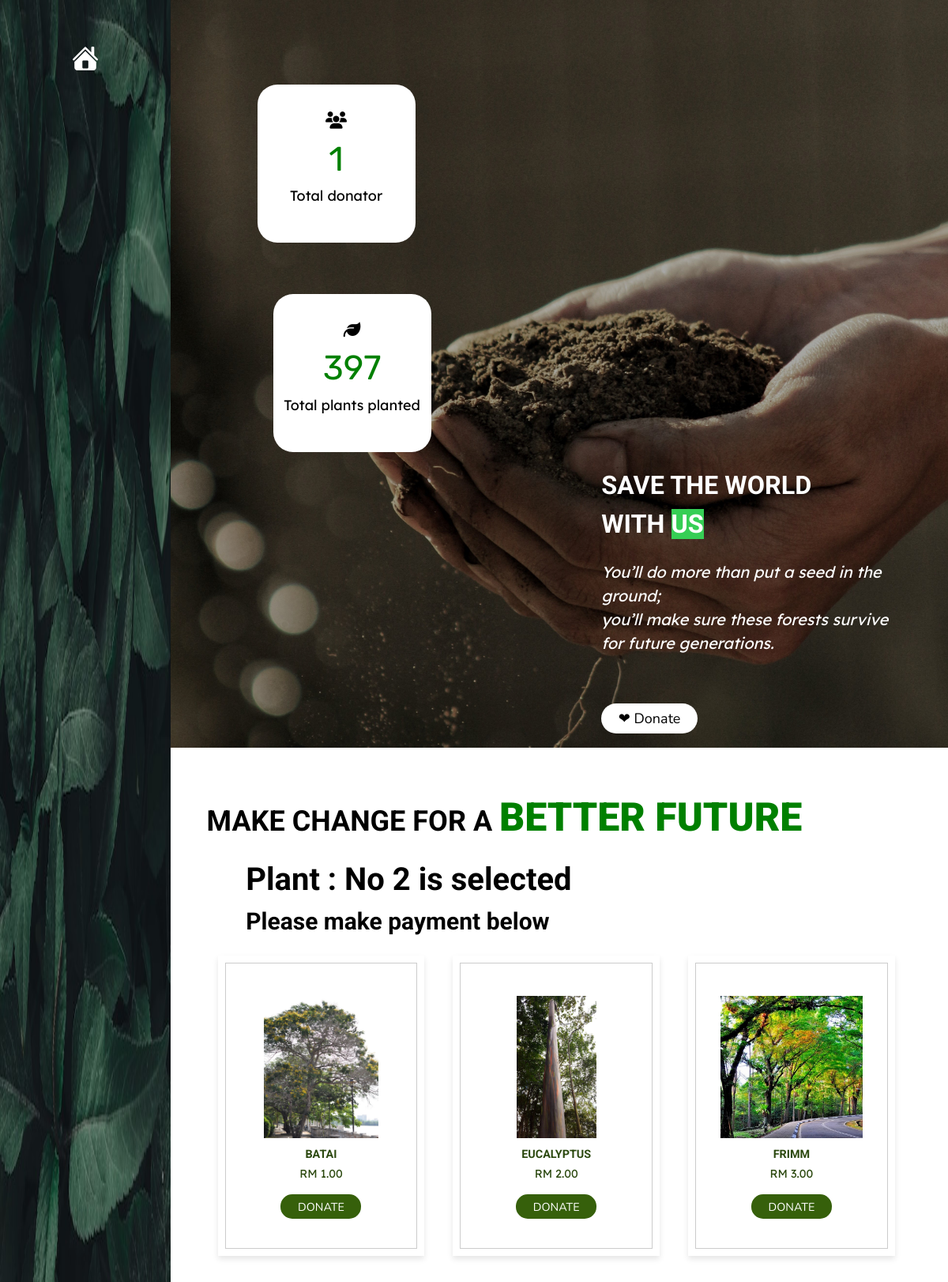
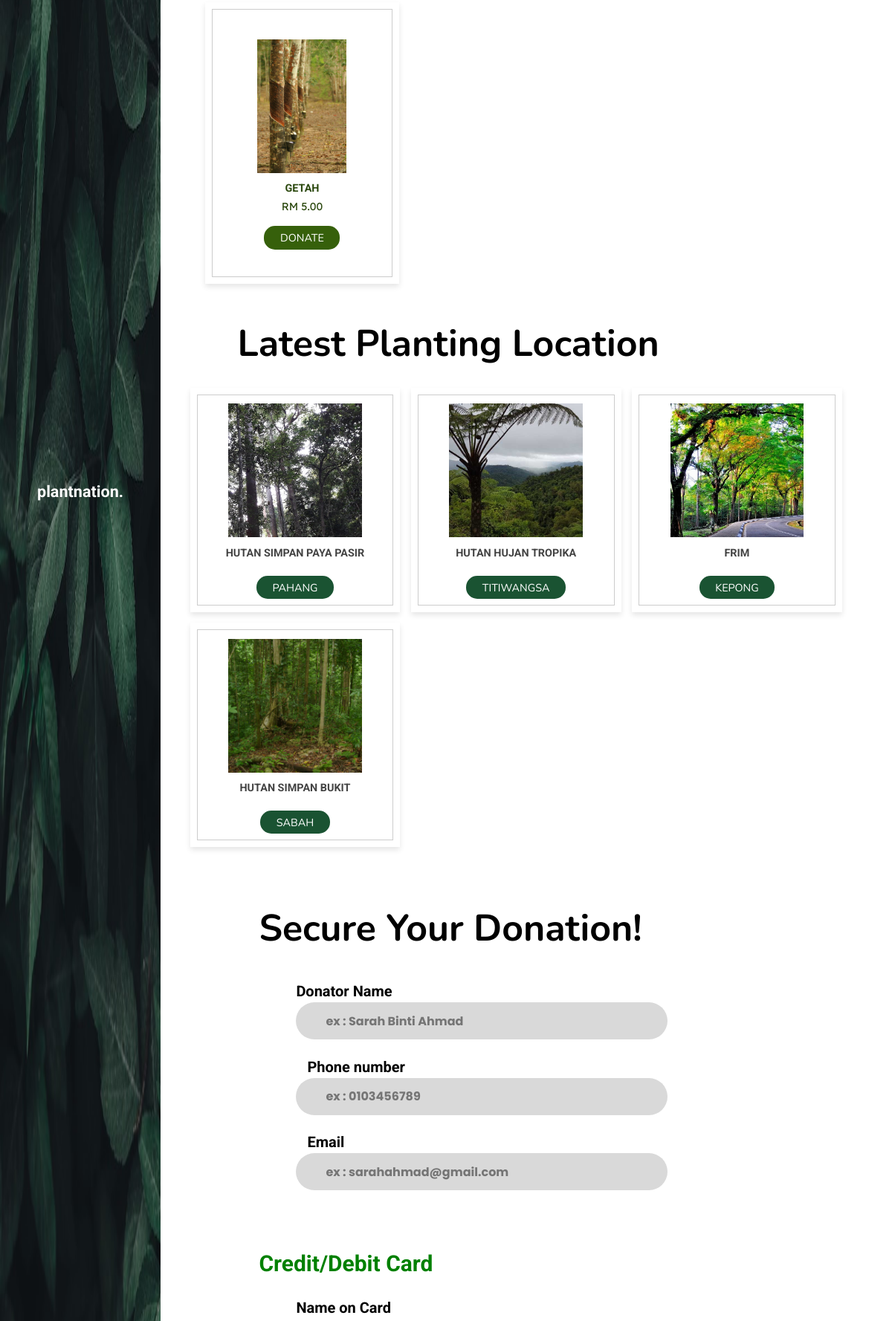
Page /index.php?plant-id=2 (upper part) on the committed database (2 pictures, top to bottom).
### tables this page shows
CREATE TABLE `plant` (
  `Plant_id` int(11) NOT NULL,
  `Plant_Name` varchar(100) NOT NULL,
  `Plant_Price` varchar(200) NOT NULL,
  `plant_img` varchar(200) NOT NULL
);

### index.php (the view, shortened to what this page needs)
<?php
include './include/config.php';
$plant = mysqli_query($con,"SELECT * FROM plant");
?>
<!DOCTYPE html>
<html>
<head>
    <link href="runcloud.css" rel="stylesheet" />
</head>
<body>
    <header style="	background-image: url('leaf.jpg');
">
        <a href="#home"><img src="home-32.png" alt=""></a>
        <a href="#" id="name" style="padding-bottom:210px;">plant<b style="color:white;">nation.</b></a>
    </header>
    <section class="home" id="home">
        <section id="statistics" style="align-items:top-left; padding-top:100px; padding-left:100px;">
            <div id="counteruser"
                style="font-size:2.5rem;background:white; text-align:center; width:200px; height:200px; padding-top:30px; border-radius:25px;">
                <?php
					$total_plant = mysqli_query($con,'SELECT COUNT(*) as numPlant FROM donator');
					$num_plant = mysqli_fetch_assoc($total_plant);
				?>
                <div id="icon" style="font-size:3rem;"><i class="fa fa-users"></i></div>
                <div class="num" style="font-size:6rem; font-family: 'Rubik', sans-serif; color:green;">
                    <?=$num_plant['numPlant'];?></div>
                <p style="font-family: 'Lexend Deca', sans-serif;">Total donator</p>
            </div>
            <br><br><br><br><br><br>
            <div id="counterplant"
                style="font-size:2.5rem;background:white; text-align:center;margin-left:20px; width:200px; height:200px; padding-top:30px; border-radius:25px;">
                <div id="icon" style="font-size:3rem;"><i class="fa fa-leaf"></i></div>
                <div class="num" style="font-size:6rem;font-family: 'Rubik', sans-serif; color:green;">
                    <?=$num_plant['numPlant']+132*3;?></div>
                <p style="font-family: 'Lexend Deca', sans-serif;">Total plants planted</p>
            </div>
        </section>
        <div id="page1" style="text-align:left;">
            <h3 style="color: white; padding-right:100px; ">save the world </h3>
            <h3 style="color: white; padding-right:200px;">with <span style="color: white;background:#36CE55;  "> us
                </span></h3>
            <br><br>
            <i style="color:white; font-size:20px; font-family: 'Lexend Deca', sans-serif;">You’ll do more than put a
                seed in the ground;<br> you’ll make sure these forests survive for future generations.</i>
            <br><br><br><br><br><br>
            <div id="buttondon" style="padding-right:100px;">
                <a href="#donate" id="btn">❤ Donate</a>
            </div>
            <br>
        </div>
    </section>
    <section class="donate" id="donate" style="background:white;">
        <div id="headingdon">
            <br><br><br><br>
            <h1> Make change for a <span> better future </span></h1><br>
        </div>
        <div id="paymenttitle">
		<?php if(isset($_GET['plant-id'])){
							?>
                    	<div style="padding-left: 100px;font-size:40px">	Plant : No <?=$_GET['plant-id']?> is selected</div>
                    	<div style="padding-left: 100px;font-size:30px">	Please make payment below</div>
                    <?php
					}else{ ?>
                        <div id="paymenttitle">&nbsp;&nbsp;&nbsp;&nbsp;&nbsp;&nbsp;&nbsp;&nbsp;Pick Your Plant Here</div>
                   <?php }
					?>
		</div>
        <div class="container">
            <div class="products-container" style="margin-left: 50px;">
                <?php while($plants = mysqli_fetch_assoc($plant)) : ?>
                <div class="product" data-name="p-1">
                    <img src="<?= $plants['plant_img']?>" alt="">
                    <h3><?= $plants['Plant_Name']?></h3>
                    <div style="padding-bottom: 20px; font-family: 'Lexend Deca', sans-serif;"class="price"> <?=$plants['Plant_Price']?></div>
                    <a href="index.php?plant-id=<?= $plants['Plant_id']?>#donate" class="btndonate"> Donate
                    </a>
                </div>
                <?php endwhile;?>
            </div>
        </div>
        <div id="paymenttitle">&nbsp;&nbsp;&nbsp;&nbsp;&nbsp;&nbsp;&nbsp;&nbsp;Latest Planting Location</div>
        <div class="container2">
            <div class="location-container" style="margin-left: 30px;">
                <div class="location" data-name="p-a">
                    <img src="hutanpahangg.jpg" alt="">
                    <h3> HUTAN SIMPAN PAYA PASIR</h3><br>
                    <a style="pointer-events:none;background: #1a5332; font-family: 'Nunito', sans-serif;" href="" class="btnlocation">Pahang</a><br>
                </div>
                <div class="location" data-name="p-b">
                    <img src="hutantitiwangsa.jfif" alt="">
                    <h3> HUTAN HUJAN TROPIKA</h3><br>
                    <a style="pointer-events:none; background: #1a5332; font-family: 'Nunito', sans-serif;" href="" class="btnlocation">Titiwangsa</a><br>
                </div>
                <div class="location" data-name="p-c">
                    <img src="frimm.jfif" alt="">
                    <h3> FRIM</h3><br>
                    <a style="pointer-events:none; background: #1a5332; font-family: 'Nunito', sans-serif;" href="" class="btnlocation">Kepong</a><br>
                </div>
                <div class="location" data-name="p-a">
                    <img src="hutankukusan.jfif" alt="">
                    <h3> HUTAN SIMPAN BUKIT </h3><br>
                    <a style="pointer-events:none; background: #1a5332; font-family: 'Nunito', sans-serif;" href="" class="btnlocation">Sabah</a><br>
                </div>
            </div>
        </div>
        <br><br>
        <div class="payment-form" style="padding-left: 80px;">
            <form style="font-family:Arial;" action="" method="post">
                <section id="payment-info">
                    <div id="payment-section">
                        <?php if(isset($_GET['plant-id'])) : ?>
                        <div id="paymenttitle">Secure Your Donation!</div>
                        <br><br><br>
                        <div class="donator" style="padding-left: 50px;">
                        <h1>Donator Name </h1></b>
                        <form action="index.php" method="post">
                            <input class="donatorname" type="text" name="donname" placeholder="ex : Sarah Binti Ahmad"
                                style=" text-align:left; padding-left:40px;color: black; font-family: Poppins; font-weight: bold; font-size: 16px; background-color: #d9d9d9; size:10;width:500px;  height: 50px;border-radius:25px;"
                                max-length='30' required><br> <br>
                            <br>
                            <h1 style="margin-left: 15px;">Phone number </h1></b>
                            <input class="phonenumber" type="text" name="phonenum" placeholder="ex : 0103456789"
                                style="text-align:left; padding-left:40px;color: black; font-family: Poppins; font-weight: bold; font-size: 16px; background-color: #d9d9d9;width:500px; size:10; height: 50px;border-radius:25px;"
                                max-length='30' required><br> <br>
                            <br>
                            <h1 style="margin-left: 15px;">Email </h1></b>
                            <input class="email" type="text" name="email" placeholder="ex : sarahahmad@gmail.com"
                                style="text-align:left; padding-left:40px;color: black; font-family: Poppins;font-weight: bold; font-size: 16px; background-color: #d9d9d9; size:10;width:500px;  height: 50px;border-radius:25px;"
                                maxlength='30' required><br> <br>
                                </div>
                            <br><br><br><br><br><br>
                            <b>
                                <h1 style="color:green; font-size:30px;">Credit/Debit Card
                            </b></h1> <br><br>
                            <div id="card" style="padding-left:50px;">
                                <h1>Name on Card</h1> <br>
                                    size="10" maxlength="30"><br> <br><br>
                                    size="10" maxlength="30"><br> <br><br>
                                    size="10" maxlength="30"> <span></span><br><br><br>
                                <br>
                                    size="10" maxlength="30"><br><br>
                        </form>
                        <br><br><br>
                        <br><br><br><br><br><br><br><br>
                    <?php endif;?>
                    </div>
                </section>
</body>
</html>

### runcloud.css (style rules this page uses)
* { font-family: 'Roboto', sans-serif; margin:0;padding:0; box-sizing: border-box; outline:none; border:none; text-decoration:none; transition: all .2s linear; line-height: 1.5; }
html { font-size: 45%; overflow-x: hidden; scroll-behavior: smooth; }
body { background: #FFEBFD; padding-left: 20rem; }
section { padding: 1rem 5%; margin-left: 2rem; }
#counteruser { background:white; }
#page1 { padding-left:550px; }
#btn { display: inline-block; margin-top: 1rem; padding: .8rem 3rem; background: white; border-top-left-radius:25px; border-top-right-radius:25px; border-bottom-right-radius:25px; border-bottom-left-radius:25px; border-color: black; color: black; cursor: pointer; font-size: 2.5rem; font-family: 'Nunito', sans-serif; }
header { background-size: 100% 100%; position: fixed; top:0; left:0; bottom:0; display: flex; align-items: center; justify-content: space-between; z-index:1000; flex-flow: column; padding: 8rem 2rem; width: 30rem; text-align: center; }
#name { padding-top: 3rem; color : white; font-size:3rem; font-weight:bolder; font-family: 'Roboto', sans-serif; }
#headingdon h1 { color : black; font-size:5rem; font-weight:bolder; text-transform: uppercase; padding-left: 7rem; }
.container { max-width: 1400px; margin:0 auto; padding:3rem 2rem; }
.container { font-size: 3.5rem; color:#444; margin-bottom: 3rem; text-transform: uppercase; text-align: center; }
.container .products-container { display: grid; grid-template-columns: repeat(auto-fit, minmax(30rem, 1fr)); gap:5rem; }
.container .products-container .product { text-align: center; padding:7rem 3rem; background: #fff; box-shadow: 0 .5rem 1rem rgba(0,0,0,.1); outline: .1rem solid #ccc; outline-offset: -1.5rem; cursor: pointer; }
.container .products-container .product img { height: 25rem; }
.container .products-container .product h3 { padding:.5rem 0; font-size: 2rem; }
.container .products-container .product { font-size: 2rem; color:#2c490f; }
.btndonate { display: in-line block; gap:1.5rem; flex-wrap: wrap; margin-top: 1rem; padding: .8rem 3rem; border-radius:15px; font-family: 'Nunito', sans-serif; }
a.btndonate { background:#36600b; color:#fff; font-family: 'Nunito', sans-serif; }
.container2 { max-width: 1200px; margin:0 auto; padding:3rem 2rem; }
.container2 { font-size: 3.5rem; color:#444; margin-bottom: 3rem; text-transform: uppercase; text-align: center; }
.container2 .location-container { display: grid; grid-template-columns: repeat(auto-fit, minmax(30rem, 1fr)); gap:2rem; }
.container2 .location-container .location { text-align: center; padding:3rem 2rem; background: #fff; box-shadow: 0 .5rem 1rem rgba(0,0,0,.1); outline: .1rem solid #ccc; outline-offset: -1.5rem; cursor: pointer; }
.container2 .location-container .location img { height: 25rem; }
.container2 .location-container .location h3 { padding:.5rem 0; font-size: 2rem; color:#444; }
.container2 .location-container .location { font-size: 2rem; color:#444; }
.btnlocation { display: in-line block; gap:1.5rem; flex-wrap: wrap; margin-top: 1rem; padding: .8rem 3rem; border-radius:15px; font-family: 'Nunito', sans-serif; }
a.btnlocation { background: #215606; color:#fff; font-family: 'Nunito', sans-serif; }
#paymenttitle { color : black; font-weight:bolder; font-size:50px; font-family:'Nunito', sans-serif; }
#headingdon h1 span { color : green; font-size:50px; font-weight:bolder; text-transform: uppercase; }
#home { display: flex; background-image: url('plant3.jpg'); background-position:center; background-repeat: no-repeat; background-size: cover; align-items: center; flex-wrap: wrap; gap: 1.5rem; }
#home { display: flex; background-image: url('plant3.jpg'); align-items: center; flex-wrap: wrap; gap: 1.5rem; }
#page1 { flex:1 1 40rem; }
#page1 i { flex:1 1 40rem; color:white; font-size:20px; }
#page1 h3 { font-size: 4.5rem; color:#E80CA6; text-transform: uppercase; }
#page1 h3 span { color:black; text-transform: uppercase; }
input[type=text],select,textarea, input[type=email],input[type=phone] { font-size: 50px; text-align:center; font-style:bolder; }
#payment-section h1 { font-size: 20px; }

### rows in the picture
plant: plant_img (picture), Plant_Name "BATAI", Plant_Price "RM 1.00"
plant: plant_img (picture), Plant_Name "EUCALYPTUS", Plant_Price "RM 2.00"
plant: plant_img (picture), Plant_Name "FRIMM", Plant_Price "RM 3.00"
plant: plant_img (picture), Plant_Name "GETAH", Plant_Price "RM 5.00"

### other values in the picture
$num_plant['numPlant'] "1"
$num_plant['numPlant']+132*3 "397"
$_GET['plant-id'] "2"
